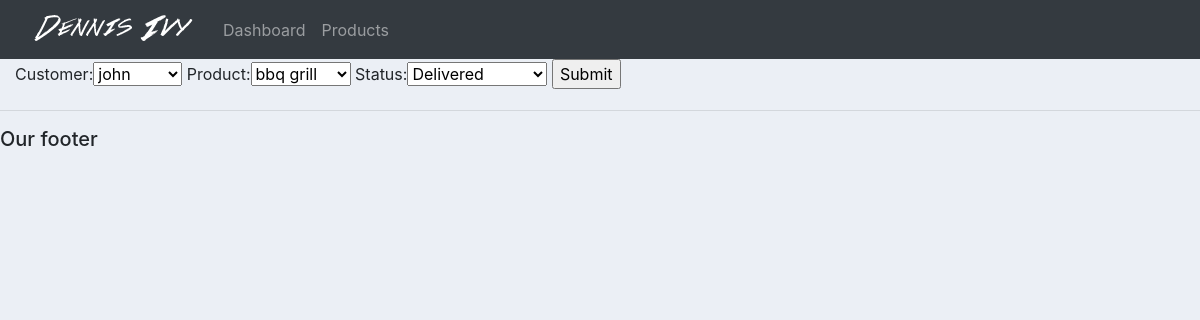
Page /update_orders/1/ on the committed database.
### accounts/models.py (models this page shows)
class Order(models.Model):
    STATUS = (
			('Pending', 'Pending'),
			('Out for delivery', 'Out for delivery'),
			('Delivered', 'Delivered'),
			)
    customer=models.ForeignKey(Customer,null=True,on_delete=models.SET_NULL)
    product=models.ForeignKey(Product,null=True,on_delete=models.SET_NULL)
    date_created=models.DateTimeField(auto_now_add=True, null=True)
    status=models.CharField(max_length=200, null=True,choices=STATUS)
    objects = models.Manager()

### accounts/views.py (the view)
# urls.py: path('update_orders/<str:pk>/',views.updateOrder,name='update_order'),
def updateOrder(request,pk):
    order = Order.objects.get(id=pk)
    form = OrderForm(instance=order)
    if request.method == 'POST':
        form = OrderForm(request.POST, instance=order)
        if form.is_valid():
            form.save()
            return redirect('/')
    context={'form':form}
    return render(request,'accounts/order_form.html',context)

### accounts/forms.py
class OrderForm(ModelForm):
	class Meta:
		model = Order
		fields = '__all__'

### accounts/models.py (called while the page is built)
    def __str__(self):
        return self.name

    def __str__(self):
        return self.name

### accounts/templates/accounts/order_form.html (shortened to what this page needs)
{%  extends 'accounts/main.html' %}
{% load static %}
{% block content %}
<form action="" method="POST">
    {{form}}
    <input type="submit" name="Submit">
</form>
{% endblock %}

### static/css/main.css (style rules this page uses)
body { background-color: #ebeff5; }

### rows in the picture
Order: customer "john", product "bbq grill", status "Delivered"
